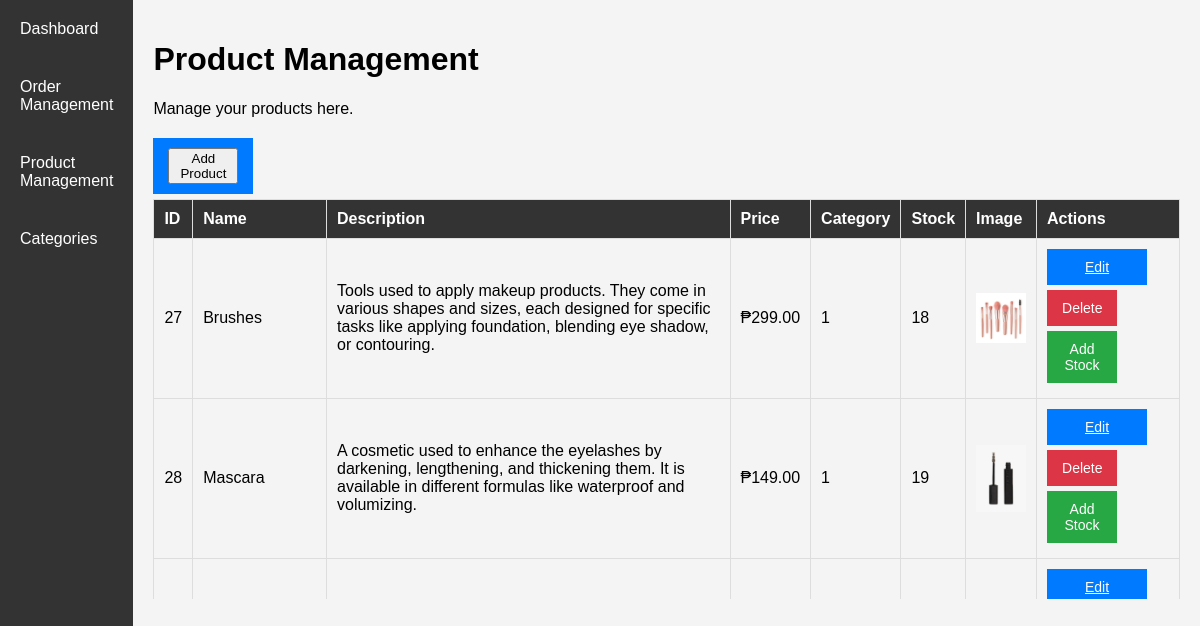
/ProductManagement.php (signed in), run on the app's committed database.
### tables this page shows
CREATE TABLE `products` (
  `id` int(11) NOT NULL,
  `name` varchar(255) NOT NULL,
  `description` text DEFAULT NULL,
  `price` decimal(10,2) NOT NULL,
  `category_id` int(11) DEFAULT NULL,
  `image` varchar(255) DEFAULT NULL,
  `stock_quantity` int(11) DEFAULT 0,
  `status` enum('active','inactive') DEFAULT 'active',
  `created_at` timestamp NOT NULL DEFAULT current_timestamp(),
  `updated_at` timestamp NOT NULL DEFAULT current_timestamp() ON UPDATE current_timestamp(),
  `avg_rating` float DEFAULT 0,
  `num_sold` int(11) DEFAULT 0
);

### ProductManagement.php (the view, shortened to what this page needs)
<?php
include 'db.php';
$query = "SELECT * FROM products";
$result = $conn->query($query);
?>
<!DOCTYPE html>
<html lang="en">
<head>
    <link rel="stylesheet" href="css/ProductManagement.css">
</head>
<body>
<div class="admin-container">
    <div class="admin-sidebar">
        <ul>
            <li><a href="admin.php">Dashboard</a></li>
            <li><a href="OrderManagement.php">Order Management</a></li>
            <li><a href="ProductManagement.php">Product Management</a></li>
            <li><a href="Categories.php">Categories</a></li>
        </ul>
    </div>
    <div class="admin-main">
        <div class="admin-header">
            <h1>Product Management</h1>
            <p>Manage your products here.</p>
        </div>
        <div class="admin-button">
            <button onclick="openPopup()">Add Product</button>
        </div>
        <div class="admin-orders" style="overflow-y: auto; height: 400px;">
            <table>
                <thead>
                    <tr>
                        <th>ID</th>
                        <th>Name</th>
                        <th>Description</th>
                        <th>Price</th>
                        <th>Category</th>
                        <th>Stock</th>
                        <th>Image</th>
                        <th>Actions</th>
                    </tr>
                </thead>
                <tbody>
                    <?php while ($row = $result->fetch_assoc()): ?>
                    <tr>
                        <td><?= htmlspecialchars($row['id']) ?></td>
                        <td><?= htmlspecialchars($row['name']) ?></td>
                        <td><?= htmlspecialchars($row['description']) ?></td>
                        <td>₱<?= number_format($row['price'], 2) ?></td>
                        <td><?= htmlspecialchars($row['category_id']) ?></td>
                        <td><?= htmlspecialchars($row['stock_quantity']) ?></td>
                        <td><img src="img/<?= htmlspecialchars($row['image']) ?>" alt="<?= htmlspecialchars($row['name']) ?>" width="50"></td>
                        <td>
                            <a href="editProduct.php?id=<?= $row['id'] ?>" class="admin-button">Edit</a>
                            <form action="deleteProduct.php" method="POST" style="display:inline;" class="delete-product-form">
                                <button type="submit" class="admin-button-delete">Delete</button>
                            </form>
                            <button class="admin-button-add-stock" onclick="openAddStockPopup(<?= $row['id'] ?>)">Add Stock</button>
                        </td>
                    </tr>
                    <?php endwhile; ?>
                </tbody>
            </table>
        </div>
    </div>
</div>
</body>
</html>

### css/ProductManagement.css (style rules this page uses)
body { font-family: Arial, sans-serif; margin: 0; padding: 0; background-color: #f4f4f4; }
.admin-container { display: flex; height: 100vh; }
.admin-sidebar { width: 200px; background-color: #333; color: #fff; }
.admin-sidebar ul { list-style: none; padding: 0; margin: 0; }
.admin-sidebar ul li { padding: 20px; }
.admin-sidebar ul li a { color: #fff; text-decoration: none; }
.admin-main { flex-grow: 1; padding: 20px; }
.admin-header { margin-bottom: 20px; }
.admin-button { margin-bottom: 20px; }
.admin-orders table { width: 100%; border-collapse: collapse; }
.admin-orders th, .admin-orders td { padding: 10px; border: 1px solid #ddd; text-align: left; }
.admin-orders th { background-color: #333; color: white; }
.admin-orders td img { display: block; margin: 0 auto; }
.admin-button, .admin-button-delete, .admin-button-add-stock { padding: 10px 15px; border: none; cursor: pointer; text-align: center; font-size: 14px; margin-bottom: 5px; display: inline-block; width: 70px; margin-right: 5px; }
.admin-button { background-color: #007bff; color: white; }
.admin-button-delete { background-color: #dc3545; color: white; }
.admin-button-add-stock { background-color: #28a745; color: white; }

### data on the page
products: id "27", name "Brushes", description "Tools used to apply makeup products. They come in various shapes and sizes, each designed for specific tasks like applying foundation, blending eye shadow, or contouring.", price "299.00", category "1", stock_quantity "18", image+name (picture)
products: id "28", name "Mascara", description "A cosmetic used to enhance the eyelashes by darkening, lengthening, and thickening them. It is available in different formulas like waterproof and volumizing.", price "149.00", category "1", stock_quantity "19", image+name (picture)
